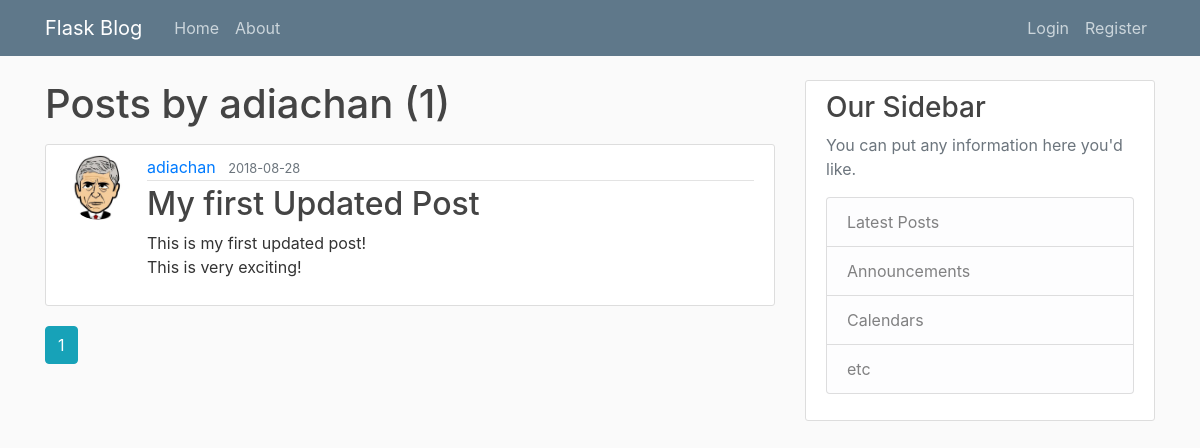
The page /user/adiachan on the database as committed earlier.
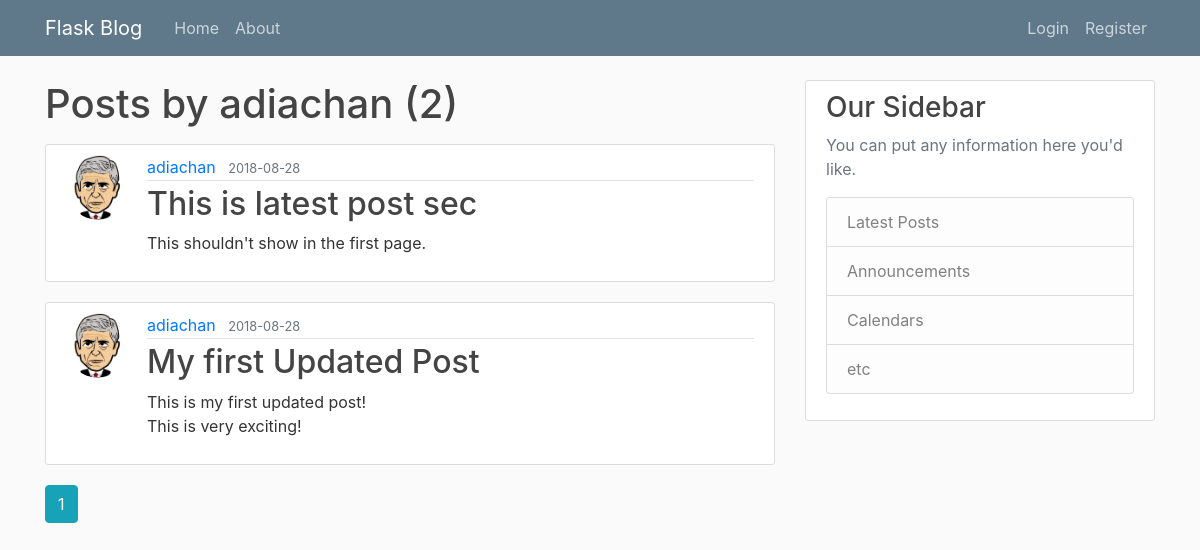
The same page on the database as committed later.
### flaskblog/models.py (models this page shows, shortened)
class Post(db.Model):
    id = db.Column(db.Integer, primary_key=True)
    title = db.Column(db.String(100), nullable=False)
    date_posted = db.Column(db.DateTime, nullable=False, default=datetime.utcnow)
    content = db.Column(db.Text, nullable=False)
    user_id = db.Column(db.Integer, db.ForeignKey('user.id'), nullable=False)

class User(db.Model, UserMixin):
    id = db.Column(db.Integer, primary_key=True)
    username = db.Column(db.String(20), unique=True, nullable=False)
    email = db.Column(db.String(120), unique=True, nullable=False)
    image_file = db.Column(db.String(20), nullable=False, default='default.jpg')
    password = db.Column(db.String(60), nullable=False)
    posts = db.relationship('Post', backref='author', lazy=True)

### flaskblog/users/routes.py (the view)
@users.route("/user/<string:username>")
def user_posts(username):
    page = request.args.get('page', 1, type=int)
    user = User.query.filter_by(username=username).first_or_404()
    posts = Post.query.filter_by(author=user)\
        .order_by(Post.date_posted.desc())\
        .paginate(page=page, per_page=2)
    return render_template('user_posts.html', posts=posts, user=user)

### flaskblog/templates/user_posts.html (shortened to what this page needs)
{% extends "layout.html" %}
{% block content %}
    <h1 class="mb-3">Posts by {{ user.username }} ({{ posts.total }})</h1>
    {% for post in posts.items %}
        <article class="media content-section">
          <img class= "rounded-circle article-img" src="{{ url_for('static', filename='profile_pics/' + post.author.image_file) }}">
          <div class="media-body">
            <div class="article-metadata">
              <a class="mr-2" href="{{ url_for('users.user_posts', username=post.author.username) }}">{{ post.author.username }}</a>
              <small class="text-muted">{{ post.date_posted.strftime('%Y-%m-%d') }}</small>
            </div>
            <h2><a class="article-title" href="{{ url_for('posts.post', post_id=post.id) }}">{{ post.title }}</a></h2>
            <p class="article-content">{{ post.content }}</p>
          </div>
        </article>
     {% endfor %}
     {% for page_num in posts.iter_pages(left_edge=1, right_edge=1, left_current=1, right_current=2) %}
       {% if page_num %}
        {% if posts.page == page_num %}
          <a class="btn btn-info mb-4" href="{{ url_for('users.user_posts', username=user.username, page=page_num) }}">{{ page_num }}</a>
        {% else %}
          <a class="btn btn-outline-info mb-4" href="{{ url_for('users.user_posts', username=user.username, page=page_num) }}">{{ page_num }}</a>
        {% endif %}
       {% endif %}
     {% endfor %}
{% endblock content %}

Rows that differ between the two databases and show on the page:
added Post: image_file (picture), author.username "adiachan", date_posted "2018-08-28", title "This is latest post sec", content "This shouldn't show in the first page."
Other text that changed with them:
{{ posts.total }}: "1" → "2"
